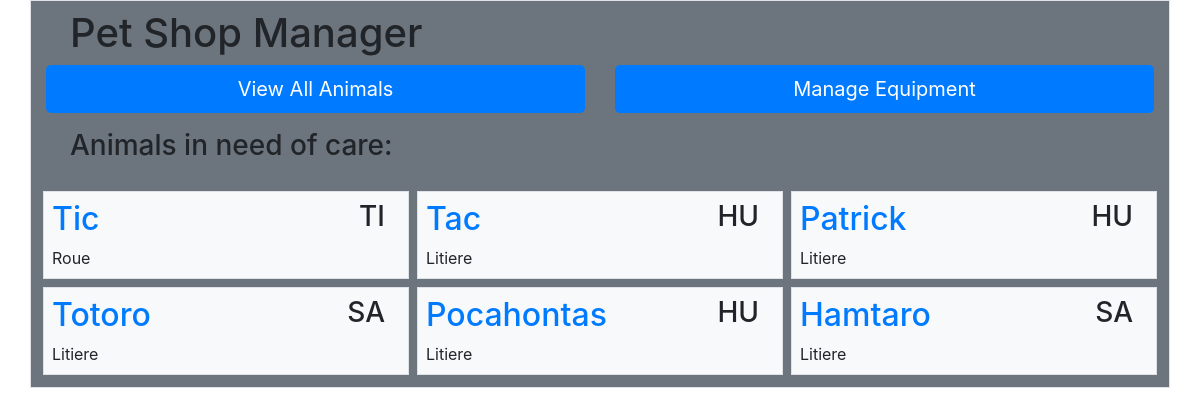
The page /petshopmanager/ on the database as committed earlier.
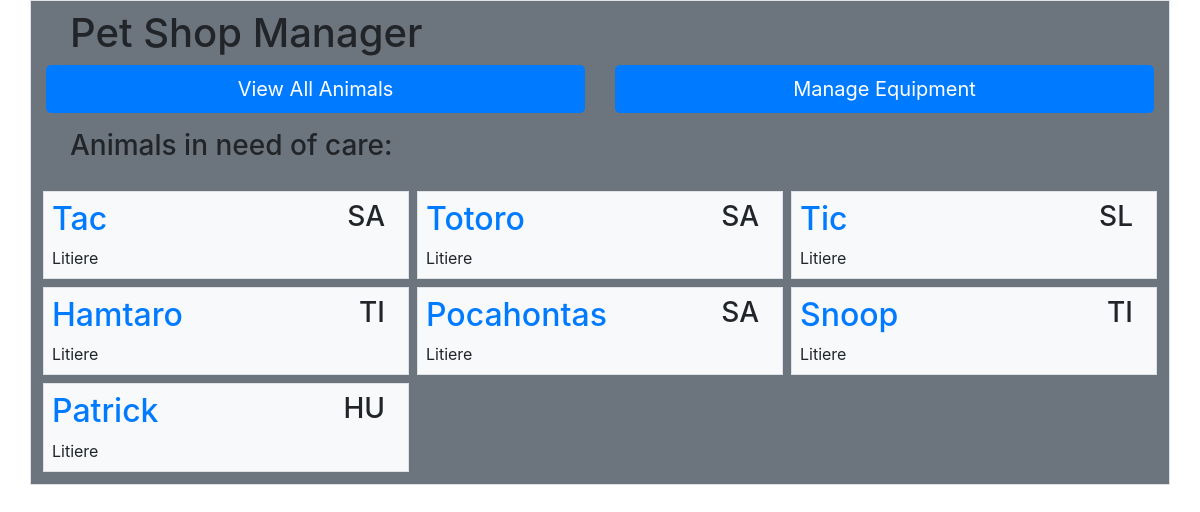
The same page on the database as committed later.
### petshopmanager/models.py (models this page shows, shortened)
class Animal(models.Model):
    HUNGRY = 'HU'
    TIRED = 'TI'
    SATED = 'SA'
    SLEEP = 'SL'
    STATE_CHOICE = ((HUNGRY, 'Hungry'),
                    (TIRED, 'Tired'),
                    (SATED, 'Sated'),
                    (SLEEP, 'Spleeping'))
    name = models.CharField(max_length = 200)
    race = models.CharField(max_length = 200)
    type = models.CharField(max_length = 200)
    state = models.CharField(max_length = 2, choices=STATE_CHOICE, default=SATED)
    place = models.ForeignKey(Equipment, on_delete=models.PROTECT, validators=[validate_available])
    last_move_date = models.DateTimeField(auto_now_add=True)

class Equipment(models.Model):
    LITTER = 'LI'
    WHEEL = 'WH'
    NEST = 'NE'
    FEEDER = 'FE'
    TYPE_CHOICE = ((LITTER, 'Litter'),
                   (FEEDER,'Feeder'),
                   (WHEEL, 'Wheel'),
                   (NEST, 'Nest'))
    name = models.CharField(max_length = 200)
    availability = models.BooleanField(default=True)
    type = models.CharField(max_length=2, choices=TYPE_CHOICE, default=LITTER)
    def __str__(self):
        return self.name

### petshopmanager/views.py (the view)
# urls.py: path('', views.index, name='index'),
def index(request):
    animals_list = Animal.objects.order_by('last_move_date')
    context = {'animals_list': animals_list[:10]}
    return render(request, 'petshopmanager/index.html', context)

### petshopmanager/templates/petshopmanager/index.html (shortened to what this page needs)
<!doctype html>
<html lang="en">
<head>
    <link rel="stylesheet" href="https://stackpath.bootstrapcdn.com/bootstrap/4.2.1/css/bootstrap.min.css">
</head>
<body>
    <div class="container py-2 border bg-secondary">
        <div class="row px-4">
                <h1 class="col">Pet Shop Manager</h1>
        </div>
        <div class="row">
            <div class="col">
                <a class="btn btn-primary btn-lg btn-block" href ="{% url 'petshopmanager:animals_list' %}" >View All Animals</a>
            </div>
            <div class="col">
                <a class="btn btn-primary btn-lg btn-block" href="{% url 'petshopmanager:equipments_list' %}" >Manage Equipment</a>
            </div>
        </div>
        <div class="row px-4 py-3">
            <h3 class="col">Animals in need of care:</h3>
        </div>
        <div class="row px-2">
                {% if animals_list %}
                    {% for animal in animals_list %}
                        <div class="col-lg-4 col-md-6 px-1 py-1">
                            <div class="px-2 py-2 border bg-light">
                                <div class="row">
                                    <div class="col">
                                        <h2><a href="{% url 'petshopmanager:animal_detail' animal.id %}">{{ animal.name }}</a></h2>
                                        {{ animal.place }}
                                    </div>
                                    <div class="col">
                                        <h3 class="col" align="right">{{ animal.state }}</h3>
                                    </div>
                                </div>
                            </div>
                        </div>
                    {% endfor %}
                {% else %}
                    <div class="row">
                        <p>No animals are available</p>
                    </div>
                {% endif %}
        </div>
    </div>
</body>
</html>

Rows that differ between the two databases and show on the page:
changed Animal "Tac": state "HU" → "SA"; moves up the list
changed Animal "Totoro": moves up the list
changed Animal "Tic": place "Roue" → "Litiere"; state "TI" → "SL"
changed Animal "Hamtaro": state "SA" → "TI"; moves up the list
changed Animal "Pocahontas": state "HU" → "SA"; moves down the list
added Animal: name "Snoop", place "Litiere", state "TI"
